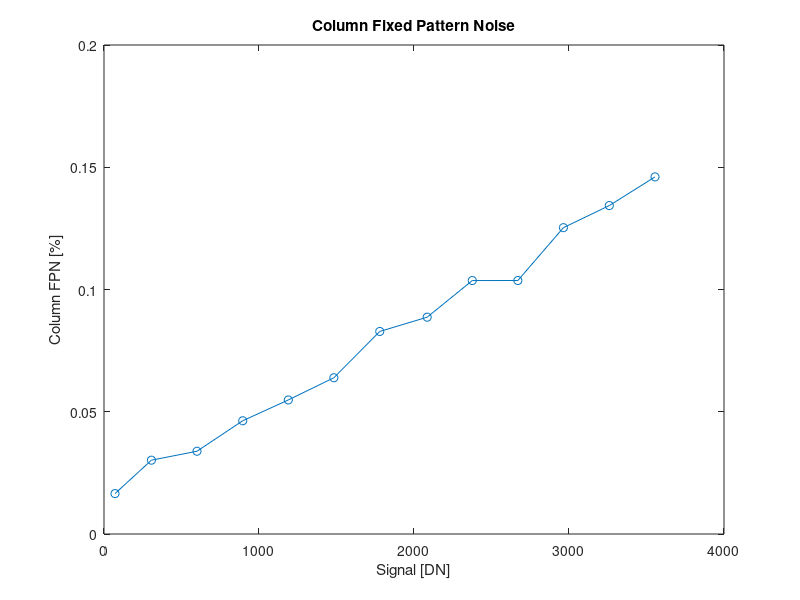

The MATLAB source for this figure:
cfpnMatrix = [3555,3260,2964,2670,2376,2085,1779,1483,1189,895,600,306,71;0.14606,0.13433,0.12529,0.10368,0.10366,0.088675,0.082844,0.063909,0.054824,0.046312,0.03385,0.030193,0.016528];
plot(cfpnMatrix(1,:),cfpnMatrix(2,:), '-o');
xlabel('Signal [DN]');
ylabel('Column FPN [%]');
title(['Column Fixed Pattern Noise']);
